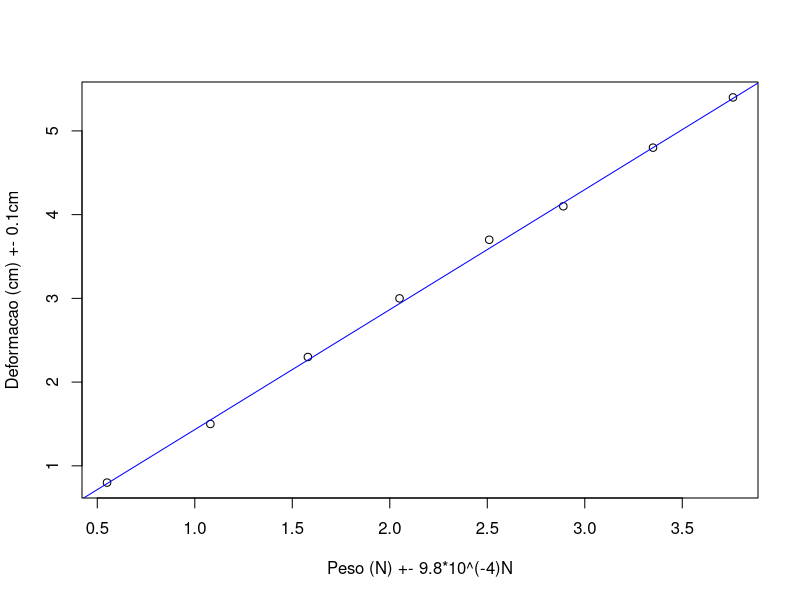
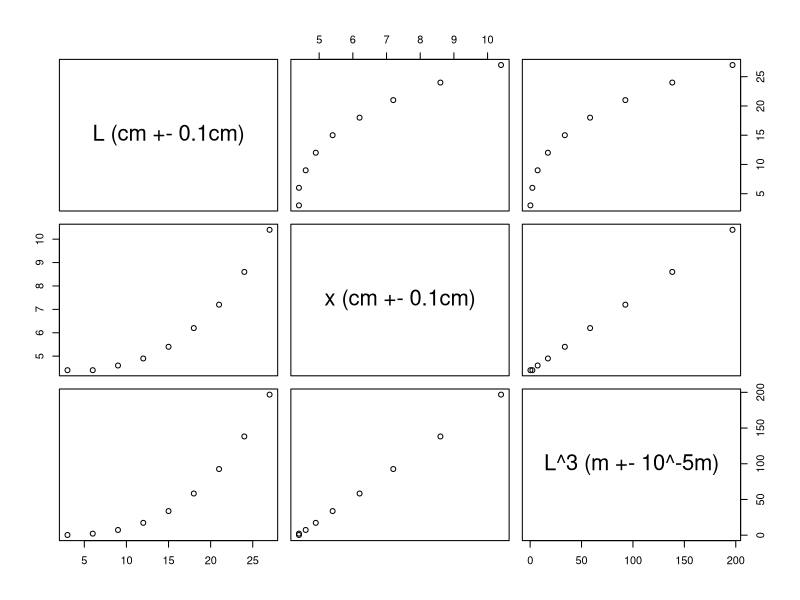
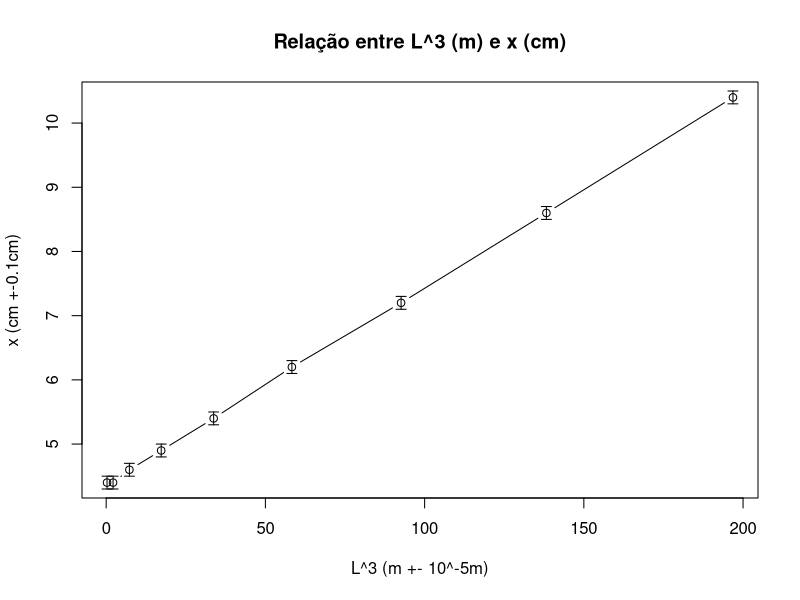

The R script that drew these images, in order:
#Resumo:
#Parte 1: modulo de Young:
#Calculo final: 16.1 10^10 Pa +- 0.3 10^10 Pa
#Material mais próximo, segundo a tabela da apostila: Aco

#Constantes adotadas
ImprecisaoMicrometro <- 0.01	#em mm
ImprecisaoPaquimetro <- 0.05	#em mm
ImprecisaoBalanca <- 0.1		#em g
ImprecisaoProveta <- 0.1		#em cm
ImprecisaoRegua	<- 0.1			#em cm
Gravidade <- 9.81				#em m.s^-2

#Dados base, colhidos em Laboratório
BarraEspessura <- c(1.00, 1.10, 1.10) #em mm, com o micrômetro
BarraLargura <- c(25.50, 25.55, 25.45) #em mm, com o paquímetro

MassaObjetosMetalicos <- c(56.50, 109.7, 160.7, 209.4, 
	255.9, 294.3, 341.1, 383.6)	#em g

MedidaInicialDaProveta <- 5.0 #em cm
DeslocamentoReguaLFixoPVar <- c(5.8, 6.5, 7.3, 8.0, 8.7,
	9.1, 9.8, 10.4)	#em cm

LInicial <- 27.0 #L inicial da régua p/ medições de deformação com L variável, em cm
LVariacao <- 3.0 #Variamos o L de aproximadamente 3.0 em 3.0 cm
DeslocamentoReguaLVarPFixo <- c(10.4, 8.6, 7.2, 6.2, 5.4,
	4.9, 4.6, 4.4, 4.4)	#em cm

#Formulas
UnsureYoung <- function(F, L, d, b, x, dF, dL, dd, db, dx){
	(4.0 *(L^3)*dF)/((d^3)*b*x) +
	(12.0*F*(L^2)*dL)/((d^3)*b*x) +
	(12.0*F*(L^3)*dd)/((d^4)*b*x) +
	(8.0 *(L^3)*F*db)/((d^3)*(b^2)*x) +
	(8.0 *(L^3)*F*dx)/((d^3)*b*(x^2))
}

AngularCoef <- function(x0, x1, y0, y1) (y1 - y0)/(x1 - x0)
YoungModulus <- function(F, L, d, b, x) (F * 4.0 * (L^3))/((d^3) * b * x)
AngularCoefByYoung <- function(E, d, b, L) (E*(d^3)*b)/(4.0*(L^3))
Equivalency <- function(x1, x2, y1, y2) abs(x1 - x2) < (2*(y1 + y2))

#Parte 1: Determinação do módulo de Yong
PesoObjeto <- round((MassaObjetosMetalicos / 1000.0) * Gravidade, 2)
TabelaPesoXDeformacao <- data.frame(PesoObjeto, 
	DeslocamentoReguaLFixoPVar - MedidaInicialDaProveta)
colnames(TabelaPesoXDeformacao) = c("Peso (N) +- 9.8*10^(-4)N", 
	"Deformacao (cm) +- 0.1cm")

TabelaPesoXDeformacao #Imprime a tabela
plot(TabelaPesoXDeformacao) #Plota a tabela (evidencia relação linear entre as grandezas)
#Adiciona a reta que representa o conjunto de dados
abline(0, AngularCoef(0.55, 3.76, 0.8, 5.4), col="blue") 

F <- PesoObjeto
x <- (DeslocamentoReguaLFixoPVar - MedidaInicialDaProveta) * 10^(-2)
L <- LInicial * 10^(-2)
b <- mean(BarraLargura) * 10^(-3)
d <- mean(BarraEspessura) * 10^(-3)
m <- AngularCoef(0.55, 3.76, 0.8, 5.4)
YModulus <- YoungModulus(F, L, d, b, x)

#Concreto foi desconsiderado, por nao ter o modulo de Young 
#expresso na dada tabela da apostila
TabelaComparacaoYoung <- data.frame(c(7.0, 11.0, 9.0, 20.0, 21.0, 1.6, 6.0))
rownames(TabelaComparacaoYoung) = c("Aluminio", "Cobre", 
	"Bronze", "Aco", "Ferro", "Chumbo", "Vidro Crown")
TabelaComparacaoYoung[2] <- round(abs(TabelaComparacaoYoung[[1]] 
	- mean(YModulus)/10^10), 1)

colnames(TabelaComparacaoYoung) = c("Modulo de Young (10^10 Pa)", 
	"Diferença absoluta (10^10 Pa)")
TabelaComparacaoYoung[order(-TabelaComparacaoYoung[,2], 
	TabelaComparacaoYoung[, 1], decreasing=TRUE),]

b <- median(BarraLargura) * 10^(-3)
d <- median(BarraEspessura) * 10^(-3)
YModulus <- YoungModulus(F, L, d, b, x)
colnames(TabelaComparacaoYoung) = c("Modulo de Young (10^10 Pa)", 
	"Diferença absoluta (10^10 Pa)")
TabelaComparacaoYoung[2] <- round(abs(TabelaComparacaoYoung[[1]] 
	- mean(YModulus)/10^10), 1)

TabelaComparacaoYoung[order(-TabelaComparacaoYoung[,2], 
	TabelaComparacaoYoung[, 1], decreasing=TRUE),]

UnsureYoung(PesoObjeto, L, d, b, DeslocamentoReguaLFixoPVar, 
	ImprecisaoBalanca/10^3,
	ImprecisaoRegua/10^2,
	ImprecisaoMicrometro/10^3,
	ImprecisaoPaquimetro/10^3,
	ImprecisaoProveta/10^3)/10^10
#[1] 0.0009353592 0.0016353242 0.0021285955 0.0025191240 0.0028354886
#[6] 0.0031207992 0.0033586387 0.0035518418
#Incertezas muito pequenas, devido a conversão de unidades
#Usando o desvio padrao:
sd(YModulus/10^10) #[1] 0.3116274 (+- 10^10 Pa)

#Parte 2: Análise da relação comprimento-deformação
TabelaLVariavel <- data.frame(seq(from = LInicial, 
	to = 3.0, by = -LVariacao))
TabelaLVariavel[2] <- DeslocamentoReguaLVarPFixo
TabelaLVariavel[3] <- (TabelaLVariavel[[1]]^3)/100.0
colnames(TabelaLVariavel) = c("L (cm +- 0.1cm)", 
	"x (cm +- 0.1cm)", "L^3 (m +- 10^-5m)")

TabelaLVariavel
plot(TabelaLVariavel)

plot(TabelaLVariavel[[3]], TabelaLVariavel[[2]], 
	type = 'b', xlab = "L^3 (m +- 10^-5m)", ylab = "x (cm +-0.1cm)")
title("Relação entre L^3 (m) e x (cm)")
arrows(TabelaLVariavel[[3]], TabelaLVariavel[[2]]-0.1, 
	TabelaLVariavel[[3]], TabelaLVariavel[[2]]+0.1, 
	length=0.05, angle=90, code=3)
#Comprova a relacao cubica 

#Calcular o coef angular, fazer os gráficos em papel e 
#Calcular o módulo de young E.

